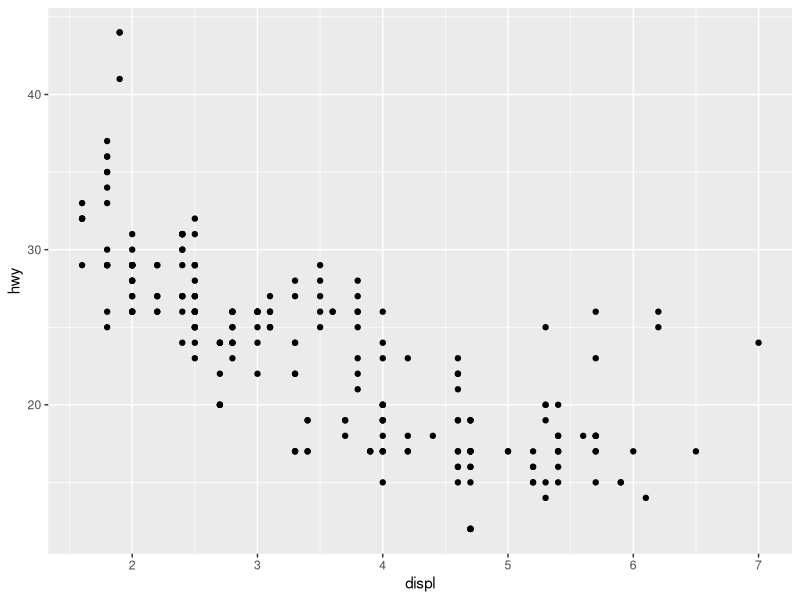
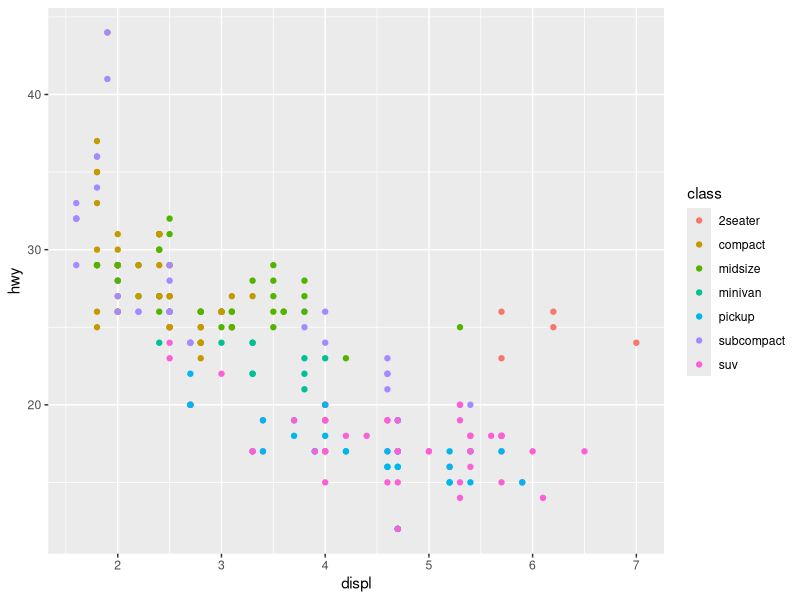
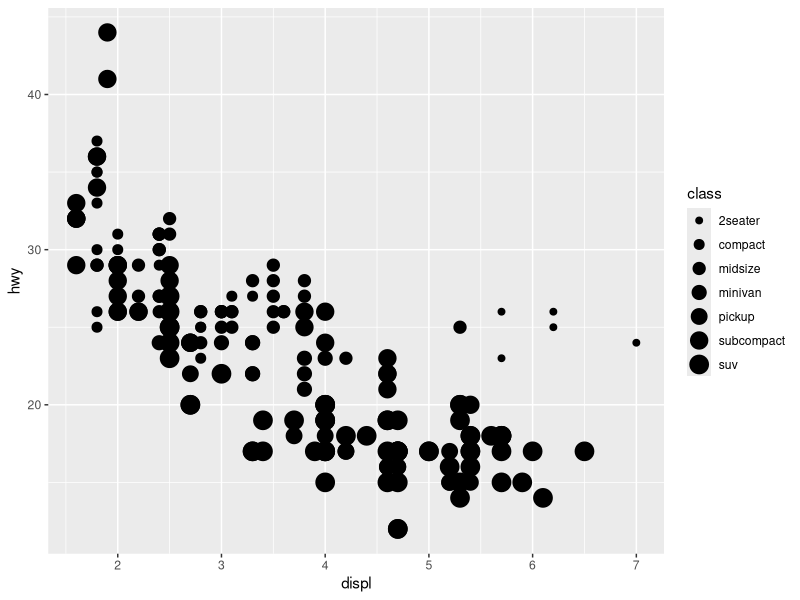
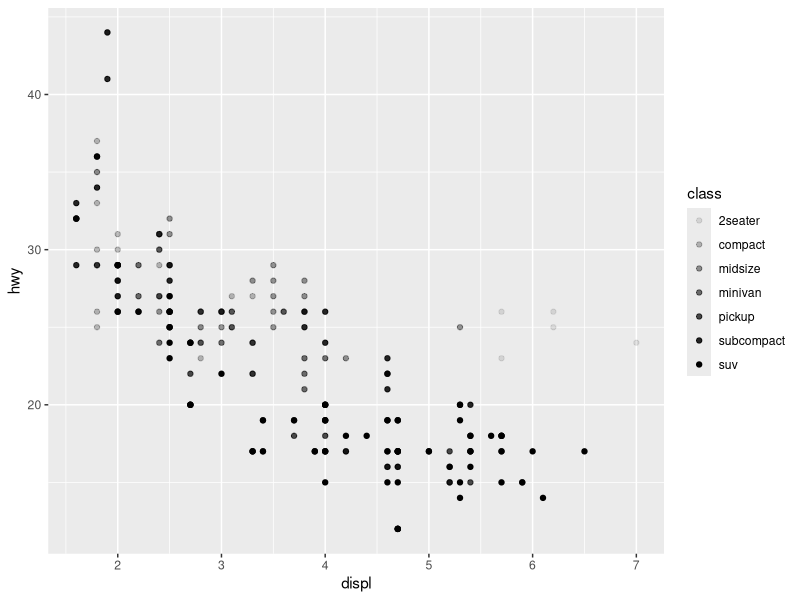
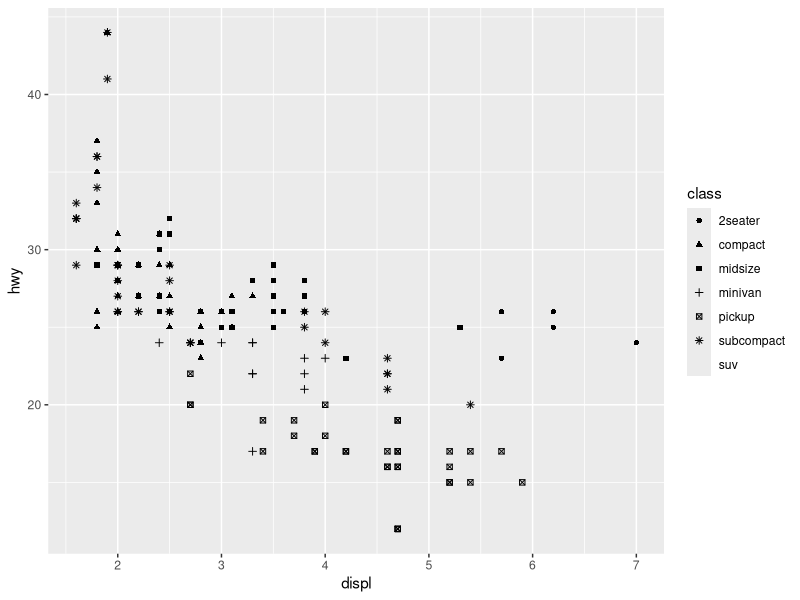
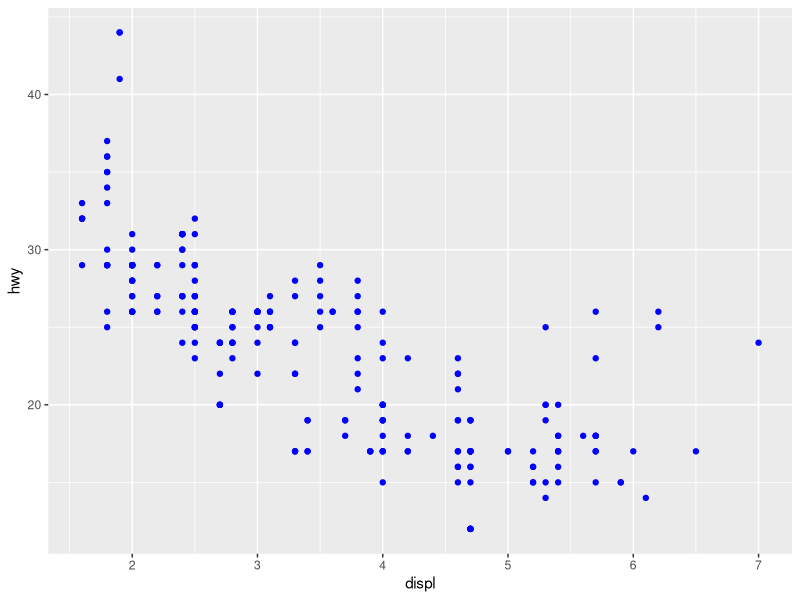
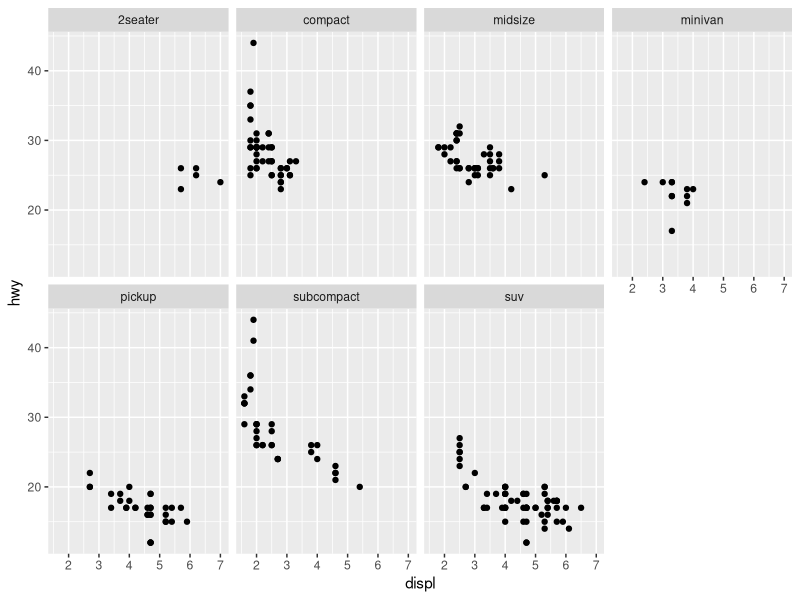
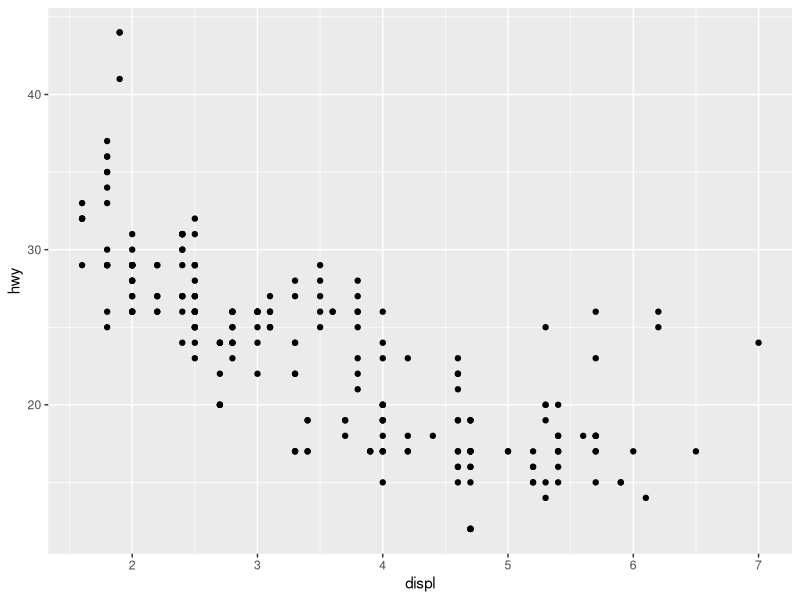

Reproduce these figures in R, in order.
## ---- chunk 1
# if the tidyverse is not found, try to first intall the tidyverse
# install.packages("tidyverse") 
library(tidyverse)
## ---- chunk 2
mpg <- ggplot2::mpg
mpg
## ---- chunk 3
ggplot(data = mpg) + 
  geom_point(mapping = aes(x = displ, y = hwy))
## ---- chunk 4
ggplot(data = mpg) + 
  geom_point(mapping = aes(x = displ, y = hwy, color = class))
## ---- chunk 5
ggplot(data = mpg) + 
  geom_point(mapping = aes(x = displ, y = hwy, size = class))
## ---- chunk 6
# Left
ggplot(data = mpg) + 
  geom_point(mapping = aes(x = displ, y = hwy, alpha = class))

# Right
ggplot(data = mpg) + 
  geom_point(mapping = aes(x = displ, y = hwy, shape = class))
## ---- chunk 7
ggplot(data = mpg) + 
  geom_point(mapping = aes(x = displ, y = hwy), color = "blue")
## ---- chunk 8
ggplot(data = mpg) + 
  geom_point(mapping = aes(x = displ, y = hwy)) + 
  facet_wrap(~ class, nrow = 2)
## ---- chunk 9
# click left plot
ggplot(data = mpg) + 
  geom_point(mapping = aes(x = displ, y = hwy))

# click right plot
ggplot(data = mpg) + 
  geom_smooth(mapping = aes(x = displ, y = hwy))

## ---- chunk 10
ggplot(data = mpg) + 
  geom_smooth(mapping = aes(x = displ, y = hwy, linetype = drv))
## ---- chunk 11
ggplot(data = mpg) + 
  geom_point(mapping = aes(x = displ, y = hwy)) +
  geom_smooth(mapping = aes(x = displ, y = hwy))
## ---- chunk 12
ggplot(data = mpg, mapping = aes(x = displ, y = hwy)) + 
  geom_point() + 
  geom_smooth()
